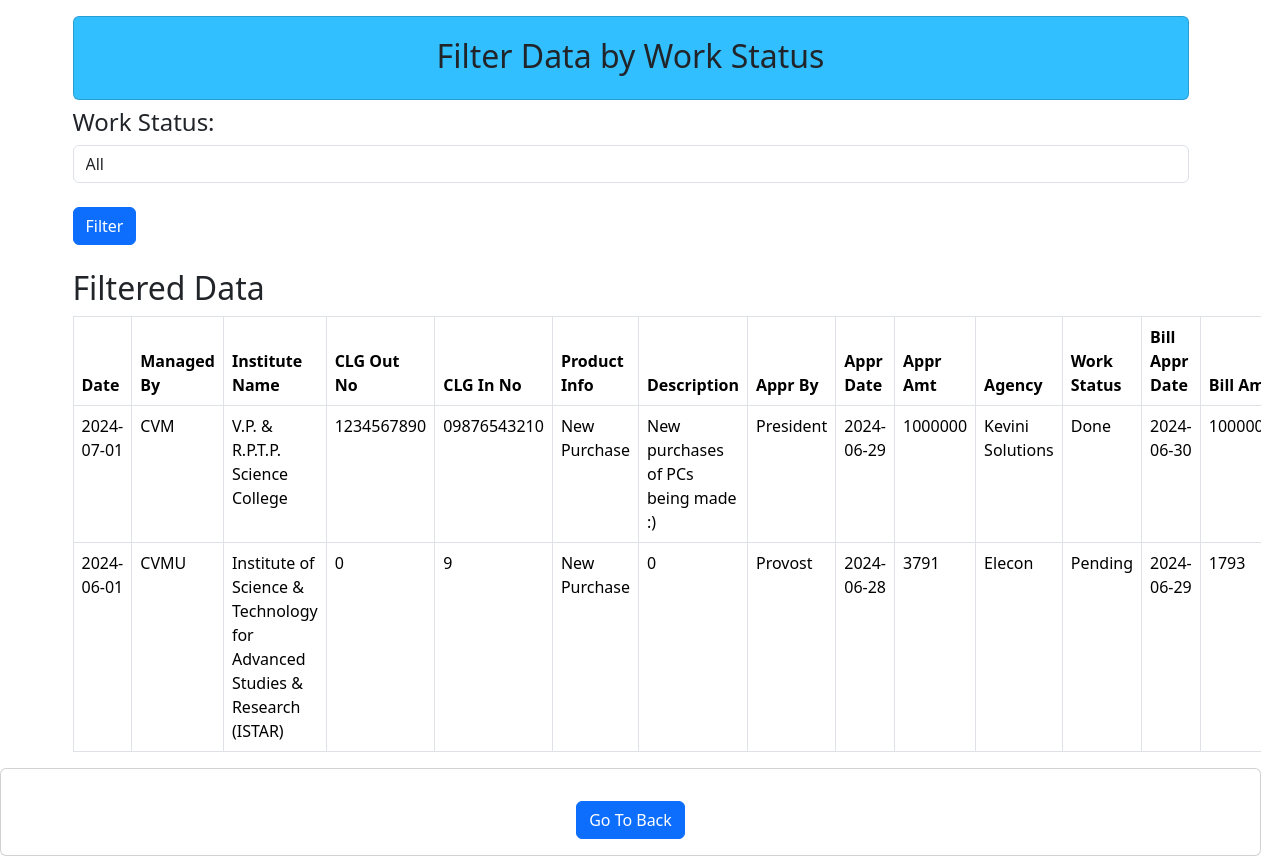
The app's page /filters.php, older data.
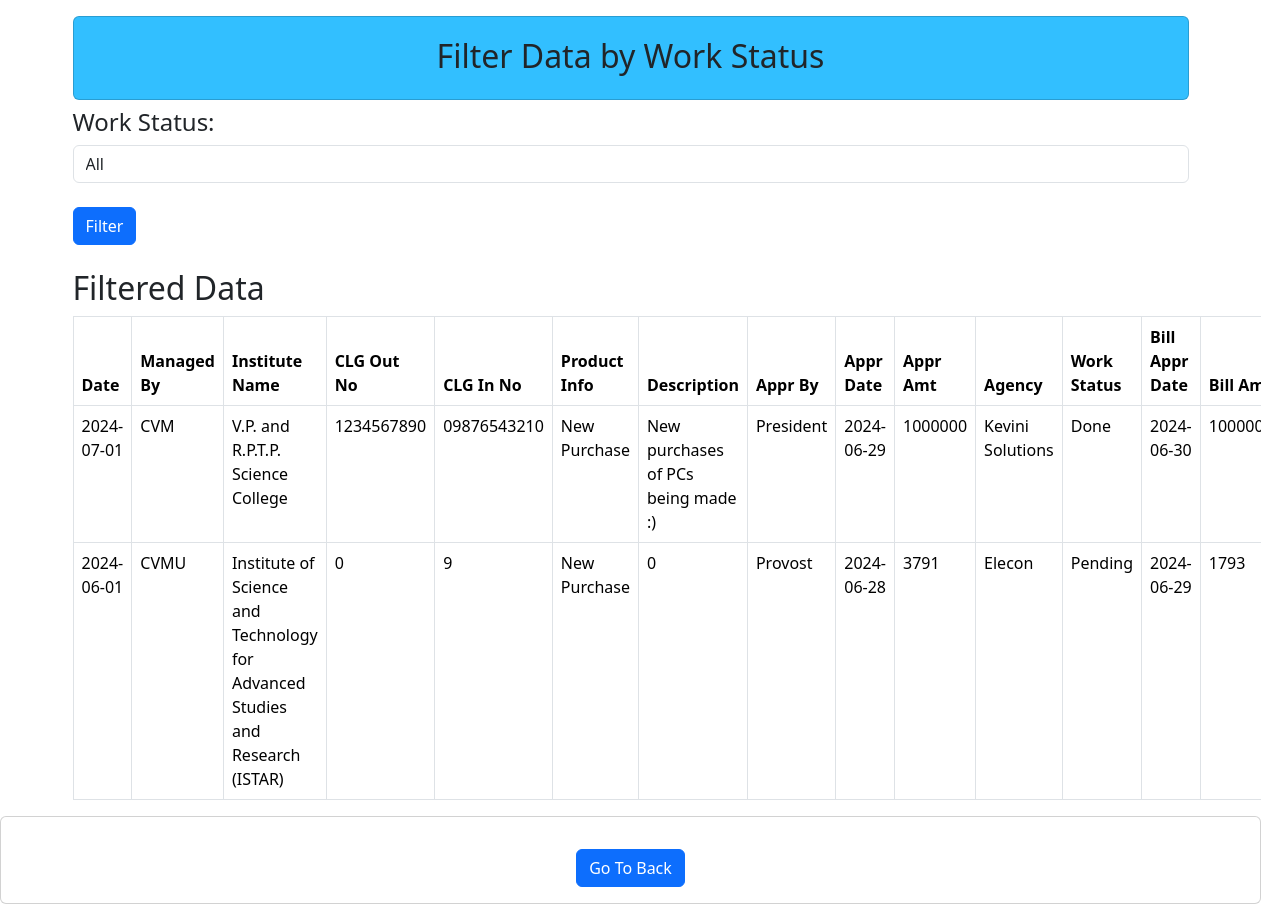
The same page, newer data.
### tables this page shows
CREATE TABLE `data` (
  `id` int(11) NOT NULL,
  `date` date NOT NULL,
  `managed_by` varchar(20) NOT NULL,
  `institute_name` varchar(2048) NOT NULL,
  `clg_out_no` varchar(128) NOT NULL,
  `clg_in_no` varchar(128) NOT NULL,
  `product_info` varchar(30) NOT NULL,
  `description` varchar(5000) NOT NULL,
  `appr_by` varchar(30) NOT NULL,
  `appr_date` date NOT NULL,
  `appr_amt` bigint(10) NOT NULL,
  `agency` varchar(50) NOT NULL,
  `work_status` varchar(10) NOT NULL,
  `bill_appr_date` date NOT NULL,
  `bill_amt` bigint(10) NOT NULL,
  `created_at` date NOT NULL DEFAULT current_timestamp()
);

### filters2.php (the view, shortened to what this page needs)
<?php
require "./PHP/connection.php";
$sql = "SELECT * FROM data WHERE 1=1";
$result = $conn->query($sql);
if ($result->num_rows > 0) {
	while ($row = $result->fetch_assoc()) {
		echo "<tr>";
		echo "<td>" . $row["date"] . "</td>";
		echo "<td>" . $row["managed_by"] . "</td>";
		echo "<td>" . $row["institute_name"] . "</td>";
		echo "<td>" . $row["clg_out_no"] . "</td>";
		echo "<td>" . $row["clg_in_no"] . "</td>";
		echo "<td>" . $row["product_info"] . "</td>";
		echo "<td>" . $row["description"] . "</td>";
		echo "<td>" . $row["appr_by"] . "</td>";
		echo "<td>" . $row["appr_date"] . "</td>";
		echo "<td>" . $row["appr_amt"] . "</td>";
		echo "<td>" . $row["agency"] . "</td>";
		echo "<td>" . $row["work_status"] . "</td>";
		echo "<td>" . $row["bill_appr_date"] . "</td>";
		echo "<td>" . $row["bill_amt"] . "</td>";
		echo "</tr>";
	}
} else {
	echo "<tr><td colspan='14'>No data available</td></tr>";
}
?>

Row changes from the older to the newer data that the page shows:
changed data "CVM": institute_name "V.P. & R.P.T.P. Science College" → "V.P. and R.P.T.P. Science College"
changed data "CVMU": institute_name "Institute of Science & Technology for Advanced Studies & Research (ISTAR)" → "Institute of Science and Technology for Advanced Studies and Research (ISTAR)"
